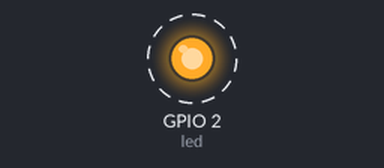
A program run on a simulated ESP32 board running MicroPython. On the bench: output pins drawn as LEDs (lit = HIGH). Dashed ring = blinking. At 5.0 s the program stops and its outputs stay as they are.

Above: at 0.2 s.
Timing chart, 0 to 3.0 s (numbered marks = the images above):
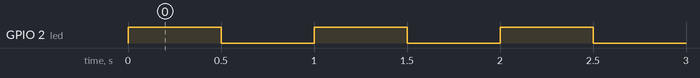

Measured:
- by itself, GPIO 2 (led): alternates HIGH for 0.50 s and LOW for 0.50 s, 10 changes in all, then stays LOW

The program:

fastLED_1.py
```python
import machine
import time

n = 10

# (blue) on-board LED:
led = machine.Pin(2, machine.Pin.OUT)

for i in range(n):
    led.value(not led.value())
    time.sleep(0.5)

# één keer aan en uit per seconde: frequentie = 1 Hz
```
